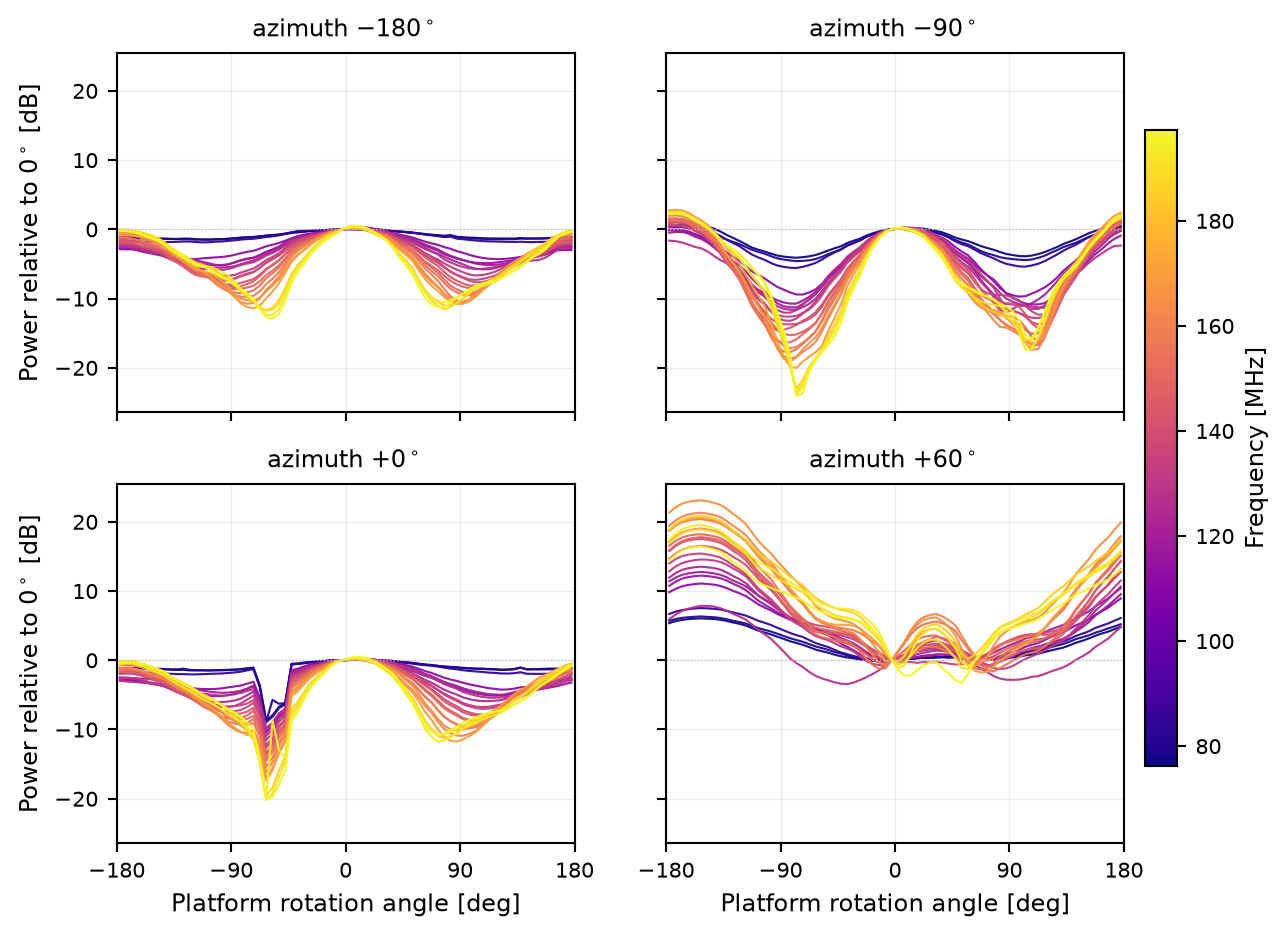

Write the Python code that produced this figure.
"""Azimuth panels on the quarter points that were actually scanned.
Scan covers az -180..+80 only, so +90 does not exist; nearest clean is +60.
Adds a MAD outlier flag so the few RFI spikes near az 0 cannot corrupt a bin."""
import numpy as np, matplotlib; matplotlib.use("Agg")
import matplotlib.pyplot as plt
from matplotlib.cm import ScalarMappable
from matplotlib.colors import Normalize
from importlib.machinery import SourceFileLoader
C=SourceFileLoader("C","00_common.py").load_module()
z=C.load(); tm,el,az,fr,ch=z["tm"],z["el"],z["az"],z["fr"],z["ch"]; d4=z["d"]
SEGS=np.load("segs.npz")["segs"]
E=np.arange(-180,181,5.0); Ec=.5*(E[:-1]+E[1:]); ie=np.digitize(el,E)-1
def nb_of(c): return [c+o for o in (-6,-5,-4,-3,3,4,5,6) if (c+o)%16 not in (7,8,9,15,0,1)]

def fold(y,m):
    y=y.copy()
    v=y[m]; md=np.nanmedian(v); mad=np.nanmedian(np.abs(v-md))*1.4826
    y[m & (np.abs(y-md) > md+8*max(mad,0.1)*0+30)]=np.nan     # guard only absurd values
    d=np.abs(np.diff(y,prepend=y[0]))
    y[m & (d>6) & (np.abs(y-np.nanmedian(v))>3*max(mad,0.5))]=np.nan   # single-sample spikes
    p=np.array([np.nanmedian(y[m&(ie==j)&np.isfinite(y)]) if (m&(ie==j)&np.isfinite(y)).sum() else np.nan
                for j in range(len(Ec))])
    j0=np.argmin(np.abs(Ec)); return p-np.nanmedian(p[j0-1:j0+2])

m18=np.zeros(len(el),bool); m18[SEGS[18][0]:SEGS[18][1]]=True
peak=m18&(np.abs(el)<30)
TONES=[]
for c in [c for c in ch[(ch%16)==8] if 50<fr[c]<200]:
    if 86<fr[c]<110: continue
    nb=nb_of(c)
    tc=C.db(np.nanmedian(d4[peak][:,c]))-C.db(np.nanmedian(d4[peak][:,nb]))
    if np.nanmedian(np.abs(np.diff(fold(C.db(np.nanmedian(d4[:,nb],axis=1)),m18),2)))<0.06 and tc>=3.0:
        TONES.append(c)
fq=np.array([fr[c] for c in TONES])
print(f"{len(TONES)} tones, {fq.min():.0f}-{fq.max():.0f} MHz")

PANELS=[0,18,36,48]          # az -180, -90, 0, +60
norm=Normalize(fq.min(),fq.max()); sm=ScalarMappable(norm,plt.cm.plasma)
fig,axes=plt.subplots(2,2,figsize=(7.2,5.4),sharex=True,sharey=True)
for ax,ri in zip(axes.ravel(),PANELS):
    mm=np.zeros(len(el),bool); mm[SEGS[ri][0]:SEGS[ri][1]]=True
    a0=np.nanmedian(az[mm]); dep=[]
    for c in TONES:
        p=fold(C.db(d4[:,c]),mm); ax.plot(Ec,p,c=sm.to_rgba(fr[c]),lw=.8,alpha=.95)
        dep.append(np.nanmax(p)-np.nanmin(p))
    ax.set_title(f"azimuth ${a0:+.0f}^\\circ$",fontsize=9)
    ax.set_xlim(-180,180); ax.set_xticks([-180,-90,0,90,180]); ax.grid(alpha=.25,lw=.5)
    ax.axhline(0,c="0.75",lw=.5,ls=":"); ax.tick_params(labelsize=8)
    print(f"  az {a0:+5.0f} deg (rot {ri:2d}, t={tm[mm][0]:4.1f} min): depth {min(dep):4.1f} to {max(dep):4.1f} dB")
for ax in axes[1]: ax.set_xlabel("Platform rotation angle [deg]",fontsize=9)
for ax in axes[:,0]: ax.set_ylabel("Power relative to $0^\\circ$ [dB]",fontsize=9)
cb=fig.colorbar(sm,ax=axes,pad=.02,fraction=.03); cb.set_label("Frequency [MHz]",fontsize=9)
cb.ax.tick_params(labelsize=8)
fig.savefig("32_az_quarters.png",dpi=190,bbox_inches="tight")
print("saved 32_az_quarters.png")
